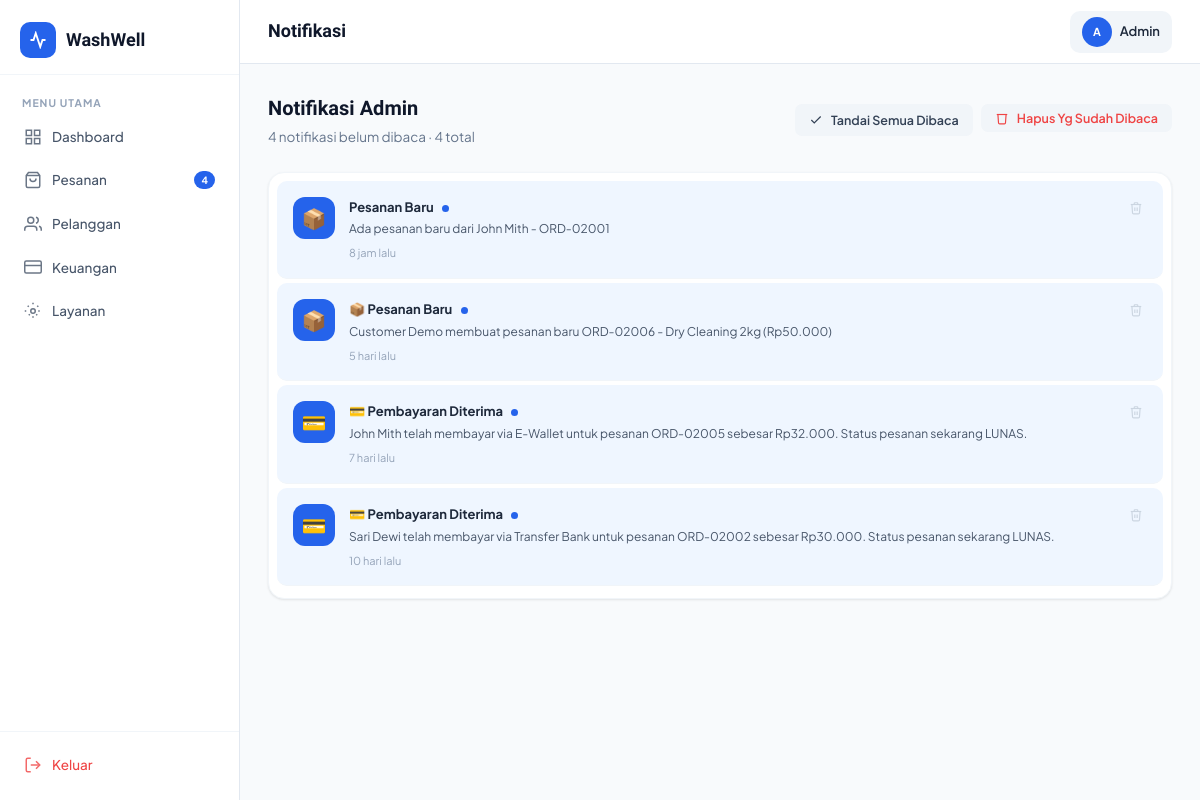
The page /admin/notifications.php (signed in) on the database its author committed.
### tables this page shows
CREATE TABLE IF NOT EXISTS users (
    id INT AUTO_INCREMENT PRIMARY KEY,
    name VARCHAR(100) NOT NULL,
    email VARCHAR(150) UNIQUE NOT NULL,
    password VARCHAR(255) NOT NULL,
    phone VARCHAR(20),
    address TEXT,
    role ENUM('customer','admin') DEFAULT 'customer',
    created_at TIMESTAMP DEFAULT CURRENT_TIMESTAMP,
    updated_at TIMESTAMP DEFAULT CURRENT_TIMESTAMP ON UPDATE CURRENT_TIMESTAMP
);

CREATE TABLE IF NOT EXISTS notifications (
    id INT AUTO_INCREMENT PRIMARY KEY,
    user_id INT NOT NULL,
    title VARCHAR(200) NOT NULL,
    message TEXT NOT NULL,
    is_read TINYINT(1) DEFAULT 0,
    created_at TIMESTAMP DEFAULT CURRENT_TIMESTAMP,
    FOREIGN KEY (user_id) REFERENCES users(id) ON DELETE CASCADE
);

### includes/auth.php (called while the page is built, shortened)
<?php
require_once __DIR__ . '/config.php';
function getCurrentUser() {
    $db = getDB();
    $id = (int)$_SESSION['user_id'];
    $res = $db->query("SELECT * FROM users WHERE id=$id LIMIT 1");
    return $res ? $res->fetch_assoc() : null;
}
function getUnreadNotifs($userId) {
    $db = getDB();
    $uid = (int)$userId;
    $res = $db->query("SELECT COUNT(*) as cnt FROM notifications WHERE user_id=$uid AND is_read=0");
    return $res ? (int)$res->fetch_assoc()['cnt'] : 0;
}
?>

### includes/config.php (called while the page is built, shortened)
<?php
function timeAgo($datetime) {
    $time = strtotime($datetime);
    $diff = time() - $time;
    if ($diff < 86400) return floor($diff/3600) . ' jam lalu';
    return floor($diff/86400) . ' hari lalu';
}
?>

### admin/notifications.php (the view, shortened to what this page needs)
<?php
require_once '../includes/auth.php';
$db = getDB();
$user = getCurrentUser();
$uid = (int)$user['id'];
$notifs     = $db->query("SELECT * FROM notifications WHERE user_id=$uid ORDER BY created_at DESC");
$totalNotif = $notifs->num_rows;
?>
<!DOCTYPE html>
<html lang="id">
<head>
<link rel="stylesheet" href="../assets/css/style.css">
</head>
<body>
<div class="app-layout">
    <?php require_once 'partials/sidebar.php'; ?>
    <div class="main-content">
        <header class="topbar">
            <div class="topbar-left">
                <div class="topbar-title">Notifikasi</div>
            </div>
            <div class="topbar-right">
                <div style="display:flex;align-items:center;gap:8px;padding:6px 12px;border-radius:10px;background:var(--gray-100)">
                    <div class="avatar avatar-sm"><?= strtoupper(substr($user['name'],0,1)) ?></div>
                    <span style="font-size:13px;font-weight:600"><?= htmlspecialchars(explode(' ',$user['name'])[0]) ?></span>
                </div>
            </div>
        </header>
        <main class="page-content">
            <div class="page-header">
                <div>
                    <h1>Notifikasi Admin</h1>
                    <p><?= $notifCount ?> notifikasi belum dibaca · <?= $totalNotif ?> total</p>
                </div>
                <div style="display:flex;gap:8px;">
                    <?php if ($notifCount > 0): ?>
                    <a href="notifications.php?mark_read=1" class="btn btn-ghost btn-sm">
                        <svg width="14" height="14" viewBox="0 0 24 24" fill="none" stroke="currentColor" stroke-width="2"><polyline points="20 6 9 17 4 12"/></svg>
                        Tandai Semua Dibaca
                    </a>
                    <?php endif; ?>
                    <?php if ($totalNotif > 0): ?>
                    <form method="POST" onsubmit="return confirm('Hapus semua notifikasi yang sudah dibaca?')" style="display:inline">
                        <button type="submit" class="btn btn-ghost btn-sm" style="color:#EF4444;">
                            <svg width="14" height="14" viewBox="0 0 24 24" fill="none" stroke="currentColor" stroke-width="2"><polyline points="3 6 5 6 21 6"/><path d="M19 6l-1 14a2 2 0 0 1-2 2H8a2 2 0 0 1-2-2L5 6"/></svg>
                            Hapus Yg Sudah Dibaca
                        </button>
                    </form>
                    <?php endif; ?>
                </div>
            </div>
            <div class="card">
                <div class="card-body" style="padding:8px;">
                <?php if ($totalNotif === 0): ?>
                <div style="text-align:center;padding:60px 0;color:var(--gray-400);">
                    <svg width="48" height="48" viewBox="0 0 24 24" fill="none" stroke="currentColor" stroke-width="1.5" style="margin-bottom:12px;opacity:0.4;"><path d="M18 8A6 6 0 0 0 6 8c0 7-3 9-3 9h18s-3-2-3-9"/><path d="M13.73 21a2 2 0 0 1-3.46 0"/></svg>
                    <p style="font-size:14px;font-weight:600;margin-bottom:4px;">Tidak ada notifikasi</p>
                    <p style="font-size:12px;">Notifikasi dari pelanggan akan muncul di sini.</p>
                </div>
                <?php else: ?>
                <?php
                $notifs2 = $db->query("SELECT * FROM notifications WHERE user_id=$uid ORDER BY created_at DESC");
                while($n = $notifs2->fetch_assoc()):
                    $icon = '🔔';
                    $t = $n['title'];
                    if (strpos($t,'Pembayaran')!==false || strpos($t,'💳')!==false || strpos($t,'💰')!==false) $icon='💳';
                    elseif (strpos($t,'Pesanan Baru')!==false) $icon='📦';
                    elseif (strpos($t,'Dibatalkan')!==false) $icon='❌';
                    elseif (strpos($t,'Selesai')!==false) $icon='✅';
                ?>
                <div style="display:flex;align-items:flex-start;gap:14px;padding:16px;border-radius:10px;background:<?= !$n['is_read']?'var(--primary-bg)':'transparent' ?>;margin-bottom:4px;transition:background 0.2s;border-bottom:1px solid var(--gray-100);">
                    <div style="width:42px;height:42px;border-radius:12px;background:<?= !$n['is_read']?'var(--primary)':'var(--gray-100)' ?>;display:flex;align-items:center;justify-content:center;flex-shrink:0;font-size:20px;">
                        <?= $icon ?>
                    </div>
                    <div style="flex:1;">
                        <div style="font-size:13px;font-weight:700;color:var(--gray-800);margin-bottom:3px;">
                            <?= htmlspecialchars($n['title']) ?>
                            <?php if (!$n['is_read']): ?><span style="display:inline-block;width:7px;height:7px;border-radius:50%;background:var(--primary);margin-left:6px;vertical-align:middle;"></span><?php endif; ?>
                        </div>
                        <div style="font-size:12px;color:var(--gray-600);margin-bottom:6px;line-height:1.5;"><?= $n['message'] ?></div>
                        <div style="font-size:11px;color:var(--gray-400);"><?= timeAgo($n['created_at']) ?></div>
                    </div>
                    <form method="POST">
                        <button type="submit" style="background:none;border:none;color:var(--gray-300);cursor:pointer;padding:4px;border-radius:6px;" title="Hapus" onmouseover="this.style.color='#EF4444'" onmouseout="this.style.color='var(--gray-300)'">
                            <svg width="14" height="14" viewBox="0 0 24 24" fill="none" stroke="currentColor" stroke-width="2"><polyline points="3 6 5 6 21 6"/><path d="M19 6l-1 14a2 2 0 0 1-2 2H8a2 2 0 0 1-2-2L5 6"/><path d="M10 11v6M14 11v6"/><path d="M9 6V4a1 1 0 0 1 1-1h4a1 1 0 0 1 1 1v2"/></svg>
                        </button>
                    </form>
                </div>
                <?php endwhile; ?>
                <?php endif; ?>
                </div>
            </div>
        </main>
    </div>
</div>
</body>
</html>

### assets/css/style.css (style rules this page uses)
:root { --primary: #2563EB; --primary-light: #3B82F6; --primary-dark: #1D4ED8; --primary-bg: #EFF6FF; --orange: #F97316; --orange-light: #FED7AA; --green: #22C55E; --green-light: #DCFCE7; --teal: #06B6D4; --teal-light: #CFFAFE; --gray-50: #F8FAFC; --gray-100: #F1F5F9; --gray-200: #E2E8F0; --gray-300: #CBD5E1; --gray-400: #94A3B8; --gray-500: #64748B; --gray-600: #475569; --gray-700: #334155; --gray-800: #1E293B; --gray-900: #0F172A; --white: #FFFFFF; --shadow-sm: 0 1px 3px rgba(0,0,0,0.06), 0 1px 2px rgba(0,0,0,0.04); --shadow: 0 4px 6px -1px rgba(0,0,0,0.07), 0 2px 4px -1px rgba(0,0,0,0.04); --shadow-md: 0 10px 15px -3px rgba(0,0,0,0.08), 0 4px 6px -2px rgba(0,0,0,0.04); --shadow-lg: 0 20px 25px -5px rgba(0,0,0,0.08), 0 10px 10px -5px rgba(0,0,0,0.03); --radius: 12px; --radius-lg: 16px; --radius-xl: 24px; --sidebar-w: 240px; --font: 'Plus Jakarta Sans', sans-serif; --font-display: 'Sora', sans-serif; --transition: all 0.2s ease; }
*, *::before, *::after { box-sizing: border-box; margin: 0; padding: 0; }
html { scroll-behavior: smooth; }
body { font-family: var(--font); background: var(--gray-50); color: var(--gray-800); line-height: 1.6; font-size: 14px; }
a { text-decoration: none; color: inherit; }
button { cursor: pointer; border: none; font-family: var(--font); }
.btn { display: inline-flex; align-items: center; gap: 8px; padding: 9px 18px; border-radius: 8px; font-size: 13.5px; font-weight: 600; transition: var(--transition); white-space: nowrap; border: none; cursor: pointer; }
.btn-ghost { background: var(--gray-100); color: var(--gray-700); }
.btn-sm { padding: 6px 14px; font-size: 12.5px; border-radius: 7px; }
.card { background: var(--white); border-radius: var(--radius-lg); box-shadow: var(--shadow-sm); border: 1px solid var(--gray-100); }
.card-body { padding: 20px 24px; }
.avatar { width: 36px; height: 36px; border-radius: 50%; display: flex; align-items: center; justify-content: center; font-weight: 700; font-size: 13px; color: var(--white); background: var(--primary); flex-shrink: 0; }
.avatar-sm { width: 30px; height: 30px; font-size: 11px; }
.app-layout { display: flex; min-height: 100vh; }
.nav-item svg { flex-shrink: 0; opacity: 0.8; }
.main-content { flex: 1; margin-left: var(--sidebar-w); display: flex; flex-direction: column; min-height: 100vh; }
.topbar { background: var(--white); border-bottom: 1px solid var(--gray-200); padding: 0 28px; height: 64px; display: flex; align-items: center; justify-content: space-between; position: sticky; top: 0; z-index: 50; }
.topbar-left { display: flex; align-items: center; gap: 16px; }
.topbar-title { font-family: var(--font-display); font-size: 18px; font-weight: 700; color: var(--gray-900); }
.topbar-right { display: flex; align-items: center; gap: 12px; }
.page-content { padding: 28px; flex: 1; }
.page-header { margin-bottom: 24px; display: flex; align-items: center; justify-content: space-between; flex-wrap: wrap; gap: 12px; }
.page-header h1 { font-family: var(--font-display); font-size: 20px; font-weight: 700; color: var(--gray-900); }
.page-header p { font-size: 13.5px; color: var(--gray-500); margin-top: 2px; }

### rows shown on the page
users: name "A", name "Admin"
notifications: title "📦", title "Pesanan Baru", is_read 0 (drawn), message "Ada pesanan baru dari John Mith - ORD-02001", created_at "8 jam lalu"
notifications: title "📦", title "📦 Pesanan Baru", is_read 0 (drawn), message "Customer Demo membuat pesanan baru ORD-02006 - Dry Cleaning 2kg (Rp50.000)", created_at "5 hari lalu"
notifications: title "💳", title "💳 Pembayaran Diterima", is_read 0 (drawn), message "John Mith telah membayar via E-Wallet untuk pesanan ORD-02005 sebesar Rp32.000. Status pesanan sekarang LUNAS.", created_at "7 hari lalu"
notifications: title "💳", title "💳 Pembayaran Diterima", is_read 0 (drawn), message "Sari Dewi telah membayar via Transfer Bank untuk pesanan ORD-02002 sebesar Rp30.000. Status pesanan sekarang LUNAS.", created_at "10 hari lalu"

### other values the page prints
$item['label'] "Dashboard"
$item['label'] "Pesanan"
$notifCount "4"
$item['label'] "Pelanggan"
$item['label'] "Keuangan"
$item['label'] "Layanan"
$totalNotif "4"
